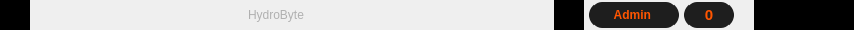
     <widget class="QFrame" name="toolBar">
      <property name="minimumSize">
       <size>
        <width>0</width>
        <height>30</height>
       </size>
      </property>
      <property name="maximumSize">
       <size>
        <width>16777215</width>
        <height>30</height>
       </size>
      </property>
      <property name="frameShape">
       <enum>QFrame::Shape::NoFrame</enum>
      </property>
      <property name="frameShadow">
       <enum>QFrame::Shadow::Raised</enum>
      </property>
      <layout class="QHBoxLayout" name="horizontalLayout_2">
       <property name="spacing">
        <number>0</number>
       </property>
       <property name="leftMargin">
        <number>0</number>
       </property>
       <property name="topMargin">
        <number>0</number>
       </property>
       <property name="rightMargin">
        <number>0</number>
       </property>
       <property name="bottomMargin">
        <number>0</number>
       </property>
       <item>
        <widget class="QFrame" name="toggleFrame">
         <property name="minimumSize">
          <size>
           <width>30</width>
           <height>30</height>
          </size>
         </property>
         <property name="maximumSize">
          <size>
           <width>30</width>
           <height>30</height>
          </size>
         </property>
         <property name="styleSheet">
          <string notr="true">background-color: rgb(59, 65, 71);</string>
         </property>
         <property name="frameShape">
          <enum>QFrame::Shape::NoFrame</enum>
         </property>
         <property name="frameShadow">
          <enum>QFrame::Shadow::Raised</enum>
         </property>
         <widget class="QPushButton" name="toggleButton">
          <property name="geometry">
           <rect>
            <x>0</x>
            <y>0</y>
            <width>30</width>
            <height>30</height>
           </rect>
          </property>
          <property name="minimumSize">
           <size>
            <width>30</width>
            <height>30</height>
           </size>
          </property>
          <property name="maximumSize">
           <size>
            <width>30</width>
            <height>30</height>
           </size>
          </property>
          <property name="styleSheet">
           <string notr="true">QPushButton {
	border: none;
	background-color: rgb(0, 0, 0);
	border-left: 3px solid rgb(0, 0, 0);
}

QPushButton:hover {
	border-left: 3px solid rgb(255, 85, 0);
}

QPushButton:pressed {
	background-color: rgb(25, 25, 25);
}</string>
          </property>
          <property name="text">
           <string/>
          </property>
          <property name="icon">
           <iconset resource="resources.qrc">
            <normaloff>:/icons/icons/icons8_menu.svg</normaloff>:/icons/icons/icons8_menu.svg</iconset>
          </property>
          <property name="iconSize">
           <size>
            <width>30</width>
            <height>30</height>
           </size>
          </property>
         </widget>
        </widget>
       </item>
       <item>
        <widget class="QFrame" name="headerFrame">
         <property name="frameShape">
          <enum>QFrame::Shape::NoFrame</enum>
         </property>
         <property name="frameShadow">
          <enum>QFrame::Shadow::Raised</enum>
         </property>
         <layout class="QHBoxLayout" name="horizontalLayout_3">
          <property name="spacing">
           <number>0</number>
          </property>
          <property name="leftMargin">
           <number>0</number>
          </property>
          <property name="topMargin">
           <number>0</number>
          </property>
          <property name="rightMargin">
           <number>0</number>
          </property>
          <property name="bottomMargin">
           <number>0</number>
          </property>
          <item>
           <spacer name="horizontalSpacer">
            <property name="orientation">
             <enum>Qt::Orientation::Horizontal</enum>
            </property>
            <property name="sizeHint" stdset="0">
             <size>
              <width>218</width>
              <height>13</height>
             </size>
            </property>
           </spacer>
          </item>
          <item>
           <widget class="QLabel" name="label">
            <property name="styleSheet">
             <string notr="true">color: rgb(176, 176, 176);</string>
            </property>
            <property name="text">
             <string>HydroByte</string>
            </property>
           </widget>
          </item>
          <item>
           <spacer name="horizontalSpacer_2">
            <property name="orientation">
             <enum>Qt::Orientation::Horizontal</enum>
            </property>
            <property name="sizeHint" stdset="0">
             <size>
              <width>250</width>
              <height>13</height>
             </size>
            </property>
           </spacer>
          </item>
          <item>
           <widget class="QFrame" name="userFrame">
            <property name="minimumSize">
             <size>
              <width>200</width>
              <height>30</height>
             </size>
            </property>
            <property name="maximumSize">
             <size>
              <width>200</width>
              <height>30</height>
             </size>
            </property>
            <property name="frameShape">
             <enum>QFrame::Shape::NoFrame</enum>
            </property>
            <property name="frameShadow">
             <enum>QFrame::Shadow::Raised</enum>
            </property>
            <layout class="QHBoxLayout" name="horizontalLayout_4">
             <property name="spacing">
              <number>5</number>
             </property>
             <property name="leftMargin">
              <number>0</number>
             </property>
             <property name="topMargin">
              <number>0</number>
             </property>
             <property name="rightMargin">
              <number>20</number>
             </property>
             <property name="bottomMargin">
              <number>0</number>
             </property>
             <item>
              <widget class="QPushButton" name="toggleButton_5">
               <property name="minimumSize">
                <size>
                 <width>30</width>
                 <height>30</height>
                </size>
               </property>
               <property name="maximumSize">
                <size>
                 <width>30</width>
                 <height>30</height>
                </size>
               </property>
               <property name="styleSheet">
                <string notr="true">QPushButton {
	border: none;
	background-color: rgb(0, 0, 0);
	border-left: 3px solid rgb(0, 0, 0);
}

QPushButton:hover {
	border-left: 3px solid rgb(255, 85, 0);
}

QPushButton:pressed {
	background-color: rgb(25, 25, 25);
}</string>
               </property>
               <property name="text">
                <string/>
               </property>
               <property name="icon">
                <iconset resource="resources.qrc">
                 <normaloff>:/icons/icons/icons8_maintenance_2.svg</normaloff>:/icons/icons/icons8_maintenance_2.svg</iconset>
               </property>
               <property name="iconSize">
                <size>
                 <width>20</width>
                 <height>20</height>
                </size>
               </property>
              </widget>
             </item>
             <item>
              <widget class="QPushButton" name="toggleButton_7">
               <property name="minimumSize">
                <size>
                 <width>90</width>
                 <height>26</height>
                </size>
               </property>
               <property name="maximumSize">
                <size>
                 <width>90</width>
                 <height>26</height>
                </size>
               </property>
               <property name="font">
                <font>
                 <bold>true</bold>
                </font>
               </property>
               <property name="styleSheet">
                <string notr="true">QPushButton {
	border: none;
	background-color: rgb(30, 30, 30);
	border-left: 3px solid rgb(30, 30, 30);
	border-right: 3px solid rgb(30, 30, 30);
	color: rgb(255, 85, 0);
	border-radius: 13px;
}

QPushButton:hover {
	border-left: 3px solid rgb(255, 85, 0);
	border-right: 3px solid rgb(255, 85, 0);
}

QPushButton:pressed {
	background-color: rgb(25, 25, 25);
}</string>
               </property>
               <property name="text">
                <string>Admin </string>
               </property>
               <property name="icon">
                <iconset resource="resources.qrc">
                 <normaloff>:/icons/icons/icons8_account_1.svg</normaloff>:/icons/icons/icons8_account_1.svg</iconset>
               </property>
               <property name="iconSize">
                <size>
                 <width>25</width>
                 <height>25</height>
                </size>
               </property>
              </widget>
             </item>
             <item>
              <widget class="QPushButton" name="toggleButton_6">
               <property name="minimumSize">
                <size>
                 <width>50</width>
                 <height>26</height>
                </size>
               </property>
               <property name="maximumSize">
                <size>
                 <width>50</width>
                 <height>26</height>
                </size>
               </property>
               <property name="font">
                <font>
                 <pointsize>11</pointsize>
                 <bold>true</bold>
                </font>
               </property>
               <property name="styleSheet">
                <string notr="true">QPushButton {
	border: none;
	background-color: rgb(30, 30, 30);
	border-left: 3px solid rgb(30, 30, 30);
	border-right: 3px solid rgb(30, 30, 30);
	color: rgb(255, 85, 0);
	border-radius: 13px;
}

QPushButton:hover {
	border-left: 3px solid rgb(255, 85, 0);
	border-right: 3px solid rgb(255, 85, 0);
}

QPushButton:pressed {
	background-color: rgb(25, 25, 25);
}</string>
               </property>
               <property name="text">
                <string>0</string>
               </property>
               <property name="icon">
                <iconset resource="resources.qrc">
                 <normaloff>:/icons/icons/icons8_alarm.svg</normaloff>:/icons/icons/icons8_alarm.svg</iconset>
               </property>
               <property name="iconSize">
                <size>
                 <width>20</width>
                 <height>20</height>
                </size>
               </property>
              </widget>
             </item>
            </layout>
           </widget>
          </item>
         </layout>
        </widget>
       </item>
       <item>
        <widget class="QFrame" name="actionFrame">
         <property name="minimumSize">
          <size>
           <width>100</width>
           <height>0</height>
          </size>
         </property>
         <property name="maximumSize">
          <size>
           <width>100</width>
           <height>16777215</height>
          </size>
         </property>
         <property name="styleSheet">
          <string notr="true">background-color: rgb(22, 22, 22);</string>
         </property>
         <property name="frameShape">
          <enum>QFrame::Shape::NoFrame</enum>
         </property>
         <property name="frameShadow">
          <enum>QFrame::Shadow::Raised</enum>
         </property>
         <widget class="QPushButton" name="miniButton">
          <property name="geometry">
           <rect>
            <x>0</x>
            <y>0</y>
            <width>30</width>
            <height>30</height>
           </rect>
          </property>
          <property name="minimumSize">
           <size>
            <width>30</width>
            <height>30</height>
           </size>
          </property>
          <property name="maximumSize">
           <size>
            <width>30</width>
            <height>30</height>
           </size>
          </property>
          <property name="styleSheet">
           <string notr="true">QPushButton {
	border: none;
	background-color: rgb(0, 0, 0);
	text-align: center;
}

QPushButton:hover {
	background-color: rgb(31, 31, 31);
}

QPushButton:pressed {
	background-color: rgb(21, 21, 21)
}</string>
          </property>
          <property name="text">
           <string/>
          </property>
          <property name="icon">
           <iconset resource="resources.qrc">
            <normaloff>:/icons/icons/icons8_minus.svg</normaloff>:/icons/icons/icons8_minus.svg</iconset>
          </property>
          <property name="iconSize">
           <size>
            <width>30</width>
            <height>30</height>
           </size>
          </property>
         </widget>
         <widget class="QPushButton" name="maxiButton">
          <property name="geometry">
           <rect>
            <x>30</x>
            <y>0</y>
            <width>30</width>
            <height>30</height>
           </rect>
          </property>
          <property name="minimumSize">
           <size>
            <width>30</width>
            <height>30</height>
           </size>
          </property>
          <property name="maximumSize">
           <size>
            <width>30</width>
            <height>30</height>
           </size>
          </property>
          <property name="styleSheet">
           <string notr="true">QPushButton {
	border: none;
	background-color: rgb(0, 0, 0);
	text-align: center;
}

QPushButton:hover {
	background-color: rgb(31, 31, 31);
}

QPushButton:pressed {
	background-color: rgb(21, 21, 21)
}</string>
          </property>
          <property name="text">
           <string/>
          </property>
          <property name="icon">
           <iconset resource="resources.qrc">
            <normaloff>:/icons/icons/icons8_separate_document_1.svg</normaloff>:/icons/icons/icons8_separate_document_1.svg</iconset>
          </property>
          <property name="iconSize">
           <size>
            <width>30</width>
            <height>30</height>
           </size>
          </property>
         </widget>
         <widget class="QPushButton" name="closeButton">
          <property name="geometry">
           <rect>
            <x>60</x>
            <y>0</y>
            <width>40</width>
            <height>30</height>
           </rect>
          </property>
          <property name="minimumSize">
           <size>
            <width>40</width>
            <height>30</height>
           </size>
          </property>
          <property name="maximumSize">
           <size>
            <width>40</width>
            <height>30</height>
           </size>
          </property>
          <property name="styleSheet">
           <string notr="true">QPushButton {
	border: none;
	background-color: rgb(0, 0, 0);
}

QPushButton:hover {
	background-color: rgb(255, 38, 0);
}

QPushButton:pressed {
	background-color: rgb(255, 0, 0);
}</string>
          </property>
          <property name="text">
           <string/>
          </property>
          <property name="icon">
           <iconset resource="resources.qrc">
            <normaloff>:/icons/icons/icons8_multiply.svg</normaloff>:/icons/icons/icons8_multiply.svg</iconset>
          </property>
          <property name="iconSize">
           <size>
            <width>30</width>
            <height>30</height>
           </size>
          </property>
         </widget>
        </widget>
       </item>
      </layout>
     </widget>
